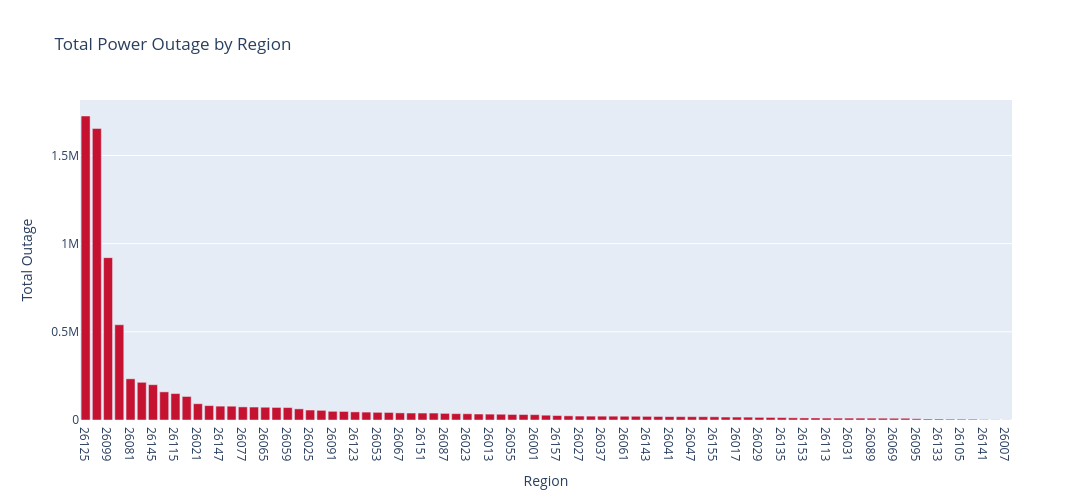

Notebook source saved alongside this figure:
### Code cell
total_df = (
    out_df.groupby("location")["out"]
    .sum()
    .sort_values(ascending=False)
    .reset_index()
)

fig = px.bar(
    total_df,
    x="location",
    y="out",
    title="Total Power Outage by Region"
)

fig.update_traces(marker_color="#C41230")
fig.update_layout(
    xaxis_title="Region",
    yaxis_title="Total Outage",
    width=1200,
    height=500
)

fig.show()

### Figure 1 — Plotly figure (JSON) as saved in the notebook; plotly's stock layout.template omitted (floating-point values rounded to 4 significant figures)
{"data": [{"alignmentgroup": "True", "hovertemplate": "location=%{x}<br>out=%{y}<extra></extra>", "legendgroup": "", "marker": {"color": "#C41230", "pattern": {"shape": ""}}, "name": "", "offsetgroup": "", "orientation": "v", "showlegend": false, "textposition": "auto", "type": "bar", "x": ["26125", "26163", "26099", "26161", "26081", "26103", "26145", "26093", "26115", "26049", "26021", "26075", "26147", "26121", "26077", "26003", "26065", "26039", "26059", "26139", "26025", "26005", "26091", "26117", "26123", "26137", "26053", "26011", "26067", "26111", "26151", "26159", "26087", "26033", "26023", "26097", "26013", "26015", "26055", "26009", "26001", "26045", "26157", "26149", "26027", "26073", "26037", "26109", "26061", "26051", "26143", "26165", "26041", "26085", "26047", "26043", "26155", "26035", "26017", "26019", "26029", "26129", "26135", "26083", "26153", "26071", "26113", "26101", "26031", "26057", "26089", "26079", "26069", "26063", "26095", "26131", "26133", "26107", "26105", "26127", "26141", "26119", "26007"], "xaxis": "x", "y": [1723876, 1652750, 920650, 539997, 233530, 213805, 200134, 159502, 149918, 133498, 92237, 81568, 78593, 78278, 74265, 73418, 72357, 71249, 70490, 63067, 56556, 54806, 49268, 48435, 45974, 44806, 43478, 42736, 40324, 39539, 39401, 39340, 37583, 35981, 35387, 33832, 33303, 32677, 31376, 30919, 30338, 27205, 25182, 23666, 22319, 21945, 21771, 21676, 21229, 21021, 20508, 19988, 19039, 18849, 18734, 18545, 18132, 16704, 16547, 16177, 14782, 14348, 13502, 12279, 11638, 11492, 10880, 10727, 10688, 10686, 10447, 10228, 9872, 9840, 7087, 5558, 5435, 4726, 4644, 4443, 2303, 1094, 700], "yaxis": "y"}], "layout": {"barmode": "relative", "height": 500, "legend": {"tracegroupgap": 0}, "title": {"text": "Total Power Outage by Region"}, "width": 1200, "xaxis": {"anchor": "y", "domain": [0, 1], "title": {"text": "Region"}}, "yaxis": {"anchor": "x", "domain": [0, 1], "title": {"text": "Total Outage"}}}}
